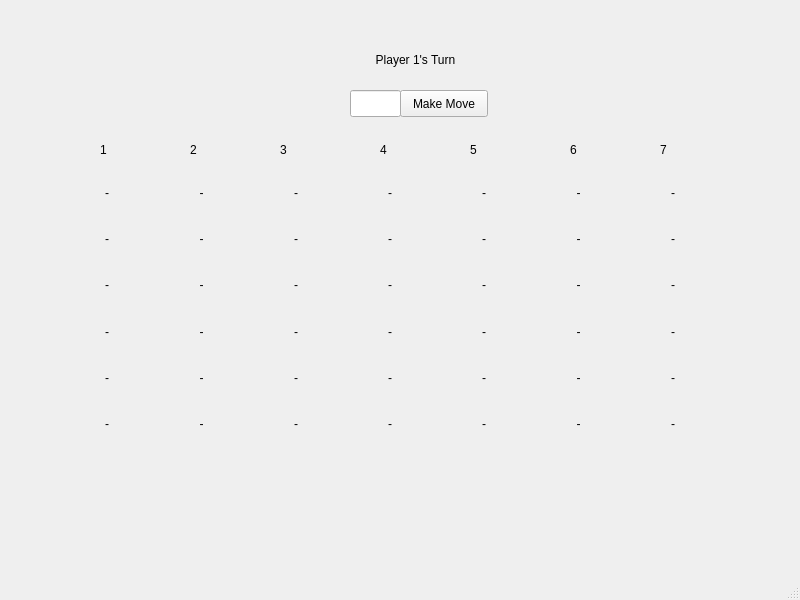
<?xml version="1.0" encoding="UTF-8"?>
<ui version="4.0">
 <class>GameScreen</class>
 <widget class="QMainWindow" name="GameScreen">
  <property name="geometry">
   <rect>
    <x>0</x>
    <y>0</y>
    <width>800</width>
    <height>600</height>
   </rect>
  </property>
  <property name="windowTitle">
   <string>Connect 4 Game</string>
  </property>
  <widget class="QWidget" name="centralwidget">
   <widget class="QWidget" name="boardContainer" native="true">
    <property name="geometry">
     <rect>
      <x>20</x>
      <y>160</y>
      <width>741</width>
      <height>341</height>
     </rect>
    </property>
    <widget class="QWidget" name="layoutWidget">
     <property name="geometry">
      <rect>
       <x>43</x>
       <y>13</y>
       <width>654</width>
       <height>271</height>
      </rect>
     </property>
     <layout class="QGridLayout" name="gridLayout">
      <item row="0" column="0">
       <widget class="QLabel" name="cell_5_6">
        <property name="text">
         <string>-</string>
        </property>
        <property name="alignment">
         <set>Qt::AlignCenter</set>
        </property>
       </widget>
      </item>
      <item row="0" column="1">
       <widget class="QLabel" name="cell_5_5">
        <property name="text">
         <string>-</string>
        </property>
        <property name="alignment">
         <set>Qt::AlignCenter</set>
        </property>
       </widget>
      </item>
      <item row="0" column="2">
       <widget class="QLabel" name="cell_5_4">
        <property name="text">
         <string>-</string>
        </property>
        <property name="alignment">
         <set>Qt::AlignCenter</set>
        </property>
       </widget>
      </item>
      <item row="0" column="3">
       <widget class="QLabel" name="cell_5_3">
        <property name="text">
         <string>-</string>
        </property>
        <property name="alignment">
         <set>Qt::AlignCenter</set>
        </property>
       </widget>
      </item>
      <item row="0" column="4">
       <widget class="QLabel" name="cell_5_2">
        <property name="text">
         <string>-</string>
        </property>
        <property name="alignment">
         <set>Qt::AlignCenter</set>
        </property>
       </widget>
      </item>
      <item row="0" column="5">
       <widget class="QLabel" name="cell_5_1">
        <property name="text">
         <string>-</string>
        </property>
        <property name="alignment">
         <set>Qt::AlignCenter</set>
        </property>
       </widget>
      </item>
      <item row="0" column="6">
       <widget class="QLabel" name="cell_5_0">
        <property name="text">
         <string>-</string>
        </property>
        <property name="alignment">
         <set>Qt::AlignCenter</set>
        </property>
       </widget>
      </item>
      <item row="1" column="0">
       <widget class="QLabel" name="cell_4_6">
        <property name="text">
         <string>-</string>
        </property>
        <property name="alignment">
         <set>Qt::AlignCenter</set>
        </property>
       </widget>
      </item>
      <item row="1" column="1">
       <widget class="QLabel" name="cell_4_5">
        <property name="text">
         <string>-</string>
        </property>
        <property name="alignment">
         <set>Qt::AlignCenter</set>
        </property>
       </widget>
      </item>
      <item row="1" column="2">
       <widget class="QLabel" name="cell_4_4">
        <property name="text">
         <string>-</string>
        </property>
        <property name="alignment">
         <set>Qt::AlignCenter</set>
        </property>
       </widget>
      </item>
      <item row="1" column="3">
       <widget class="QLabel" name="cell_4_3">
        <property name="text">
         <string>-</string>
        </property>
        <property name="alignment">
         <set>Qt::AlignCenter</set>
        </property>
       </widget>
      </item>
      <item row="1" column="4">
       <widget class="QLabel" name="cell_4_2">
        <property name="text">
         <string>-</string>
        </property>
        <property name="alignment">
         <set>Qt::AlignCenter</set>
        </property>
       </widget>
      </item>
      <item row="1" column="5">
       <widget class="QLabel" name="cell_4_1">
        <property name="text">
         <string>-</string>
        </property>
        <property name="alignment">
         <set>Qt::AlignCenter</set>
        </property>
       </widget>
      </item>
      <item row="1" column="6">
       <widget class="QLabel" name="cell_4_0">
        <property name="text">
         <string>-</string>
        </property>
        <property name="alignment">
         <set>Qt::AlignCenter</set>
        </property>
       </widget>
      </item>
      <item row="2" column="0">
       <widget class="QLabel" name="cell_3_6">
        <property name="text">
         <string>-</string>
        </property>
        <property name="alignment">
         <set>Qt::AlignCenter</set>
        </property>
       </widget>
      </item>
      <item row="2" column="1">
       <widget class="QLabel" name="cell_3_45">
        <property name="text">
         <string>-</string>
        </property>
        <property name="alignment">
         <set>Qt::AlignCenter</set>
        </property>
       </widget>
      </item>
      <item row="2" column="2">
       <widget class="QLabel" name="cell_3_4">
        <property name="text">
         <string>-</string>
        </property>
        <property name="alignment">
         <set>Qt::AlignCenter</set>
        </property>
       </widget>
      </item>
      <item row="2" column="3">
       <widget class="QLabel" name="cell_3_3">
        <property name="text">
         <string>-</string>
        </property>
        <property name="alignment">
         <set>Qt::AlignCenter</set>
        </property>
       </widget>
      </item>
      <item row="2" column="4">
       <widget class="QLabel" name="cell_3_2">
        <property name="text">
         <string>-</string>
        </property>
        <property name="alignment">
         <set>Qt::AlignCenter</set>
        </property>
       </widget>
      </item>
      <item row="2" column="5">
       <widget class="QLabel" name="cell_3_1">
        <property name="text">
         <string>-</string>
        </property>
        <property name="alignment">
         <set>Qt::AlignCenter</set>
        </property>
       </widget>
      </item>
      <item row="2" column="6">
       <widget class="QLabel" name="cell_3_0">
        <property name="text">
         <string>-</string>
        </property>
        <property name="alignment">
         <set>Qt::AlignCenter</set>
        </property>
       </widget>
      </item>
      <item row="3" column="0">
       <widget class="QLabel" name="cell_2_6">
        <property name="text">
         <string>-</string>
        </property>
        <property name="alignment">
         <set>Qt::AlignCenter</set>
        </property>
       </widget>
      </item>
      <item row="3" column="1">
       <widget class="QLabel" name="cell_2_5">
        <property name="text">
         <string>-</string>
        </property>
        <property name="alignment">
         <set>Qt::AlignCenter</set>
        </property>
       </widget>
      </item>
      <item row="3" column="2">
       <widget class="QLabel" name="cell_2_4">
        <property name="text">
         <string>-</string>
        </property>
        <property name="alignment">
         <set>Qt::AlignCenter</set>
        </property>
       </widget>
      </item>
      <item row="3" column="3">
       <widget class="QLabel" name="cell_2_3">
        <property name="text">
         <string>-</string>
        </property>
        <property name="alignment">
         <set>Qt::AlignCenter</set>
        </property>
       </widget>
      </item>
      <item row="3" column="4">
       <widget class="QLabel" name="cell_2_2">
        <property name="text">
         <string>-</string>
        </property>
        <property name="alignment">
         <set>Qt::AlignCenter</set>
        </property>
       </widget>
      </item>
      <item row="3" column="5">
       <widget class="QLabel" name="cell_2_1">
        <property name="text">
         <string>-</string>
        </property>
        <property name="alignment">
         <set>Qt::AlignCenter</set>
        </property>
       </widget>
      </item>
      <item row="3" column="6">
       <widget class="QLabel" name="cell_2_0">
        <property name="text">
         <string>-</string>
        </property>
        <property name="alignment">
         <set>Qt::AlignCenter</set>
        </property>
       </widget>
      </item>
      <item row="4" column="0">
       <widget class="QLabel" name="cell_1_6">
        <property name="text">
         <string>-</string>
        </property>
        <property name="alignment">
         <set>Qt::AlignCenter</set>
        </property>
       </widget>
      </item>
      <item row="4" column="1">
       <widget class="QLabel" name="cell_1_5">
        <property name="text">
         <string>-</string>
        </property>
        <property name="alignment">
         <set>Qt::AlignCenter</set>
        </property>
       </widget>
      </item>
      <item row="4" column="2">
       <widget class="QLabel" name="cell_1_4">
        <property name="text">
         <string>-</string>
        </property>
        <property name="alignment">
         <set>Qt::AlignCenter</set>
        </property>
       </widget>
      </item>
      <item row="4" column="3">
       <widget class="QLabel" name="cell_1_3">
        <property name="text">
         <string>-</string>
        </property>
        <property name="alignment">
         <set>Qt::AlignCenter</set>
        </property>
       </widget>
      </item>
      <item row="4" column="4">
       <widget class="QLabel" name="cell_1_2">
        <property name="text">
         <string>-</string>
        </property>
        <property name="alignment">
         <set>Qt::AlignCenter</set>
        </property>
       </widget>
      </item>
      <item row="4" column="5">
       <widget class="QLabel" name="cell_1_1">
        <property name="text">
         <string>-</string>
        </property>
        <property name="alignment">
         <set>Qt::AlignCenter</set>
        </property>
       </widget>
      </item>
      <item row="4" column="6">
       <widget class="QLabel" name="cell_1_0">
        <property name="text">
         <string>-</string>
        </property>
        <property name="alignment">
         <set>Qt::AlignCenter</set>
        </property>
       </widget>
      </item>
      <item row="5" column="0">
       <widget class="QLabel" name="cell_0_6">
        <property name="text">
         <string>-</string>
        </property>
        <property name="alignment">
         <set>Qt::AlignCenter</set>
        </property>
       </widget>
      </item>
      <item row="5" column="1">
       <widget class="QLabel" name="cell_0_5">
        <property name="text">
         <string>-</string>
        </property>
        <property name="alignment">
         <set>Qt::AlignCenter</set>
        </property>
       </widget>
      </item>
      <item row="5" column="2">
       <widget class="QLabel" name="cell_0_4">
        <property name="text">
         <string>-</string>
        </property>
        <property name="alignment">
         <set>Qt::AlignCenter</set>
        </property>
       </widget>
      </item>
      <item row="5" column="3">
       <widget class="QLabel" name="cell_0_3">
        <property name="text">
         <string>-</string>
        </property>
        <property name="alignment">
         <set>Qt::AlignCenter</set>
        </property>
       </widget>
      </item>
      <item row="5" column="4">
       <widget class="QLabel" name="cell_0_2">
        <property name="text">
         <string>-</string>
        </property>
        <property name="alignment">
         <set>Qt::AlignCenter</set>
        </property>
       </widget>
      </item>
      <item row="5" column="5">
       <widget class="QLabel" name="cell_0_1">
        <property name="text">
         <string>-</string>
        </property>
        <property name="alignment">
         <set>Qt::AlignCenter</set>
        </property>
       </widget>
      </item>
      <item row="5" column="6">
       <widget class="QLabel" name="cell_0_0">
        <property name="text">
         <string>-</string>
        </property>
        <property name="alignment">
         <set>Qt::AlignCenter</set>
        </property>
       </widget>
      </item>
     </layout>
    </widget>
   </widget>
   <widget class="QLabel" name="statusLabel">
    <property name="geometry">
     <rect>
      <x>300</x>
      <y>50</y>
      <width>231</width>
      <height>20</height>
     </rect>
    </property>
    <property name="text">
     <string>Player 1's Turn</string>
    </property>
    <property name="alignment">
     <set>Qt::AlignCenter</set>
    </property>
   </widget>
   <widget class="QLabel" name="label">
    <property name="geometry">
     <rect>
      <x>100</x>
      <y>140</y>
      <width>66</width>
      <height>19</height>
     </rect>
    </property>
    <property name="text">
     <string>1</string>
    </property>
   </widget>
   <widget class="QLabel" name="label_3">
    <property name="geometry">
     <rect>
      <x>570</x>
      <y>140</y>
      <width>66</width>
      <height>19</height>
     </rect>
    </property>
    <property name="text">
     <string>6</string>
    </property>
   </widget>
   <widget class="QLabel" name="label_4">
    <property name="geometry">
     <rect>
      <x>280</x>
      <y>140</y>
      <width>66</width>
      <height>19</height>
     </rect>
    </property>
    <property name="text">
     <string>3</string>
    </property>
   </widget>
   <widget class="QLabel" name="label_5">
    <property name="geometry">
     <rect>
      <x>470</x>
      <y>140</y>
      <width>66</width>
      <height>19</height>
     </rect>
    </property>
    <property name="text">
     <string>5</string>
    </property>
   </widget>
   <widget class="QLabel" name="label_6">
    <property name="geometry">
     <rect>
      <x>380</x>
      <y>140</y>
      <width>66</width>
      <height>19</height>
     </rect>
    </property>
    <property name="text">
     <string>4</string>
    </property>
   </widget>
   <widget class="QLabel" name="label_7">
    <property name="geometry">
     <rect>
      <x>190</x>
      <y>140</y>
      <width>66</width>
      <height>19</height>
     </rect>
    </property>
    <property name="text">
     <string>2</string>
    </property>
   </widget>
   <widget class="QLabel" name="label_2">
    <property name="geometry">
     <rect>
      <x>660</x>
      <y>140</y>
      <width>66</width>
      <height>19</height>
     </rect>
    </property>
    <property name="text">
     <string>7</string>
    </property>
   </widget>
   <widget class="QLineEdit" name="ColumnInput">
    <property name="geometry">
     <rect>
      <x>350</x>
      <y>90</y>
      <width>51</width>
      <height>27</height>
     </rect>
    </property>
   </widget>
   <widget class="QPushButton" name="makeMoveButton">
    <property name="geometry">
     <rect>
      <x>400</x>
      <y>90</y>
      <width>88</width>
      <height>27</height>
     </rect>
    </property>
    <property name="text">
     <string>Make Move</string>
    </property>
   </widget>
  </widget>
  <widget class="QMenuBar" name="menubar">
   <property name="geometry">
    <rect>
     <x>0</x>
     <y>0</y>
     <width>800</width>
     <height>24</height>
    </rect>
   </property>
  </widget>
  <widget class="QStatusBar" name="statusbar"/>
 </widget>
 <resources/>
 <connections/>
</ui>
